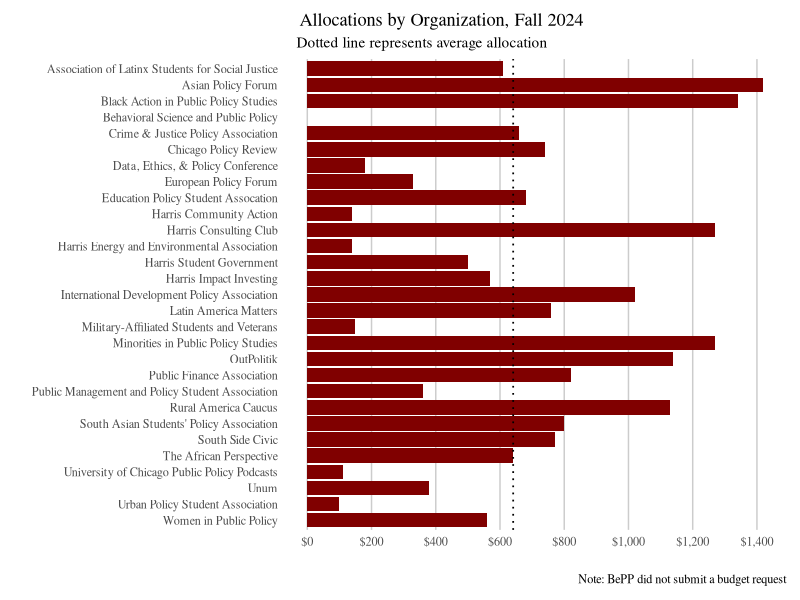
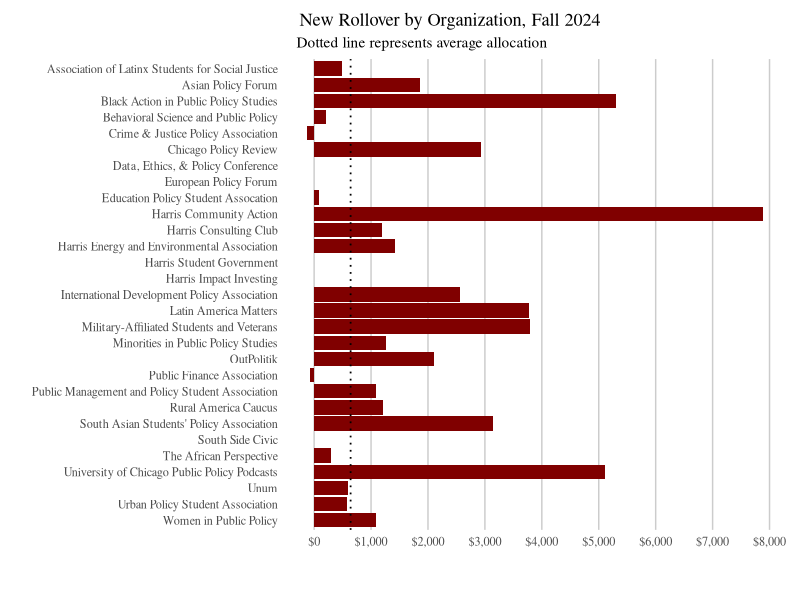
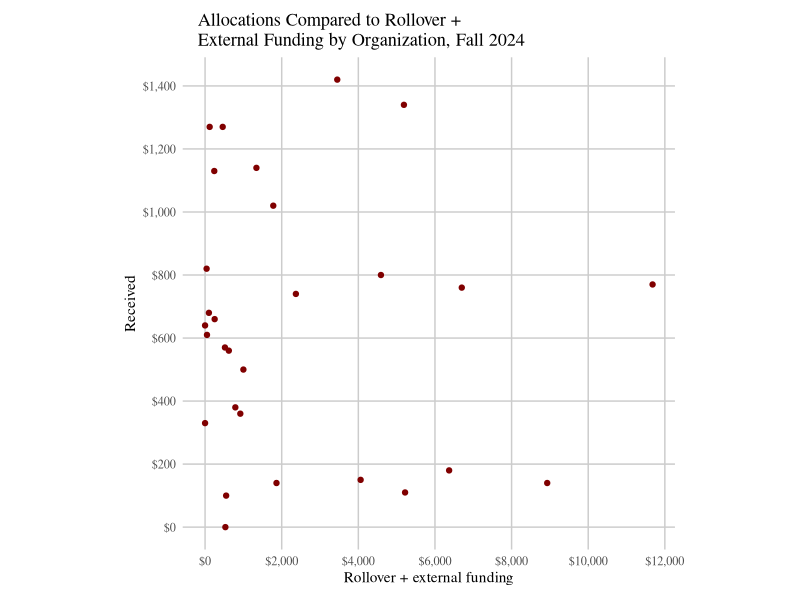
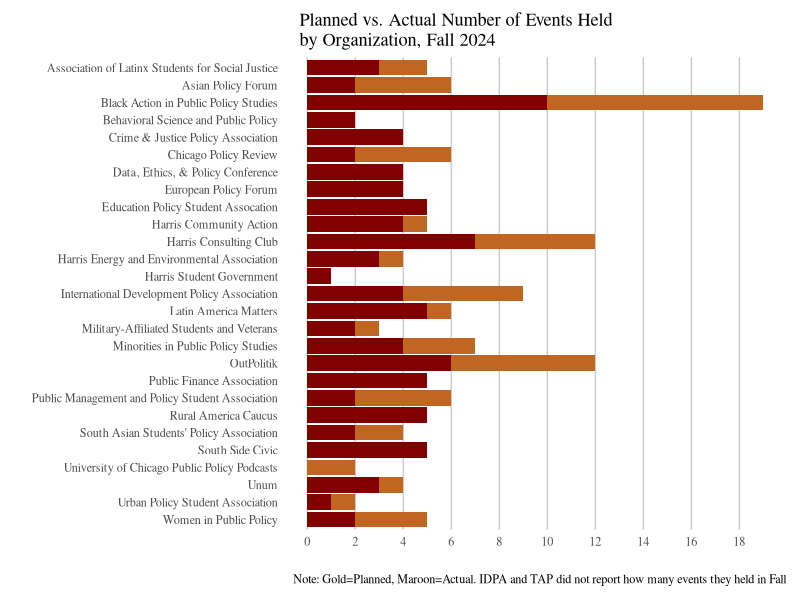
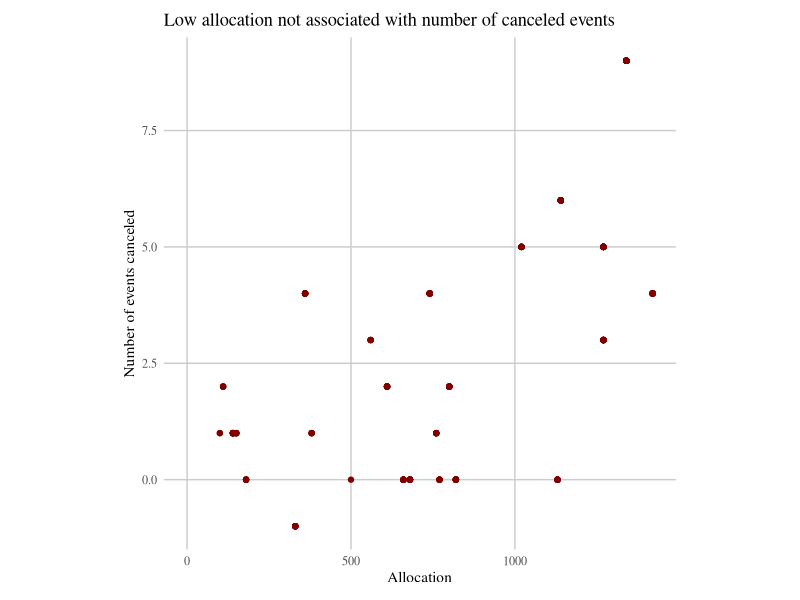
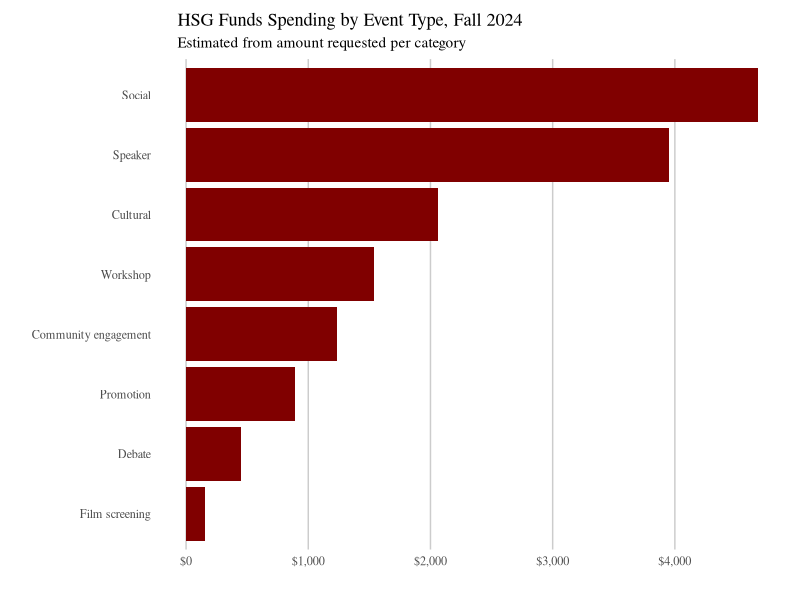
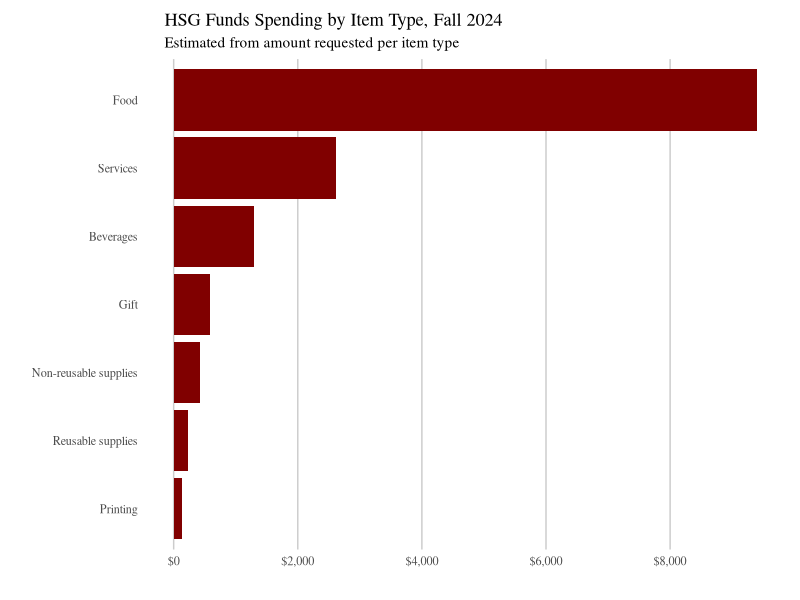

Here is the R script that generated these plots, in order:
## ---- chunk 1
knitr::opts_chunk$set(echo = F, warning = F,message = F)
library(tidyverse)
## ---- chunk 2
df = read.csv("2024.csv")
hours = read.csv("hours.csv")

df <- df %>%
  group_by(org) %>%
  mutate(
    totalrequested=sum(amount),
    org=str_wrap(org,60)
  ) %>%
  ungroup() %>%
  mutate(
    org=factor(org,levels=rev(unique(org)),ordered=T)
  )

barstyle <- function(p,dist=200,dollars=T) {
  p <- p  +
    xlab("") +
    ylab("") +
    coord_flip() +
    theme_classic(base_family = "serif") +
    theme(
      axis.line.y=element_blank(),
      axis.ticks.y=element_blank(),
      axis.line.x=element_blank(),
      axis.ticks.x=element_blank(),
      panel.grid.major.x=element_line(color="gray80"),
      plot.margin=unit(c(10,10,10,10), "pt")
    )
  
  if (dollars) {
    p <- p +
    scale_y_continuous(
      breaks = seq(0,50000,by=dist),
      labels = scales::dollar_format()
    )
  }

  return(p)
}


pointstyle <- function(p,dist=200,dollars=T) {
  p <- p  +
    theme_classic(base_family = "serif") +
    theme(
      axis.line.y=element_blank(),
      axis.ticks.y=element_blank(),
      axis.line.x=element_blank(),
      axis.ticks.x=element_blank(),
      panel.grid.major.x=element_line(color="gray80"),
      panel.grid.major.y=element_line(color="gray80"),
      plot.margin=unit(c(10,10,10,10), "pt"),
      aspect.ratio=1
    )
  
  if (dollars) {
    p <- p +
    scale_x_continuous(
      breaks = seq(0,50000,by=dist),
      labels = scales::dollar_format()
    ) +
    scale_y_continuous(
      breaks = seq(0,50000,by=200),
      labels = scales::dollar_format()
    )
  }

  return(p)
}
## ---- chunk 3
p <- df %>%
  group_by(org) %>%
  summarize(total=mean(totalreceived)) %>%
  ggplot(aes(org,total)) +
  geom_bar(stat="identity",show.legend=F,fill="#800000") +
  labs(
    title="   Allocations by Organization, Fall 2024",
    subtitle="   Dotted line represents average allocation",
    caption="Note: BePP did not submit a budget request"
  ) +
  geom_hline(
    yintercept=mean(summarize(group_by(df,org),m=mean(totalreceived,na.rm=T))[["m"]],na.rm=T),
    linetype="dotted",
    size=.6
  )

barstyle(p)
## ---- chunk 4
p <- df %>%
  group_by(org) %>%
  summarize(leftover=mean(totalreceived,na.rm=T) + mean(externalreceived,na.rm=T) + mean(totalrollover,na.rm=T) - mean(actual,na.rm=T)) %>%
  ggplot(aes(org,leftover)) +
  geom_bar(stat="identity",show.legend=F,fill="#800000") +
  labs(
    title="   New Rollover by Organization, Fall 2024",
    subtitle="   Dotted line represents average allocation",
    caption=""
  ) +
  geom_hline(
    yintercept=mean(summarize(group_by(df,org),m=mean(totalreceived,na.rm=T))[["m"]],na.rm=T),
    linetype="dotted",
    size=.6
  )

barstyle(p,dist=1000)
## ---- chunk 5
rollover <- df %>%
  group_by(org) %>%
  summarize(rollover=mean(totalrollover+externalreceived),
            received=mean(totalreceived))

p <- rollover %>%
  ggplot(aes(rollover,received)) +
  geom_point(color="#800000") +
  labs(
    title="   Allocations Compared to Rollover +\n   External Funding by Organization, Fall 2024"
    # subtitle="   Points represent rollover/external amount"
  ) +
  xlab("Rollover + external funding") +
  ylab("Received") 
  # geom_smooth(method="lm")

# not significant
# lm(received~rollover, rollover) %>% summary()

pointstyle(p,dist=2000)
## ---- chunk 6
p <- df %>%
  group_by(org) %>%
  summarize(total=mean(eventsactual),
            planned=mean(events.planned)) %>%
  filter(!is.na(total)) %>%
  ggplot() +
  geom_bar(
    aes(org,planned,fill=Category),
    stat="identity",
    fill="#C16622"
  ) +
  geom_bar(
    aes(org,total,fill=Category),
    stat="identity",
    fill="#800000"
  ) +
  labs(
    title="   Planned vs. Actual Number of Events Held\n   by Organization, Fall 2024",
    caption="   Note: Gold=Planned, Maroon=Actual. IDPA and TAP did not report how many events they held in Fall"
  )

barstyle(p,dollars=F) +
  scale_y_continuous(breaks=seq(0,20,2))
## ---- chunk 7
# is receiving a low amount of funding correlated with hosting less events than planned?
df$devents <- df$events.planned-df$eventsactual
lm(totalreceived~devents,df) %>% summary()

p <- df %>%
  ggplot(aes(totalreceived,devents)) +
  geom_point(color="#800000") +
  xlab("Allocation") +
  ylab("Number of events canceled") +
  labs(title="Low allocation not associated with number of canceled events")

pointstyle(p,dollars=F)
## ---- chunk 8
# if we don't know how much they spent, assume received plus some rollover
df[is.na(df$actual),"actual"] <- df[is.na(df$actual),"totalreceived"] + df[is.na(df$actual),"externalreceived"] + round(df[is.na(df$actual),"totalrollover"] * .2)
## ---- chunk 9
# recalculate total requested for only those events held
df <- df %>%
  filter(actual!=0) %>%
  group_by(org) %>%
  mutate(totalrequested=sum(amount,na.rm=T))

# cap actual spent by amount we granted
df <- mutate(df,actualhsg=min(totalreceived,actual))
## ---- chunk 10
p <- df %>%
  group_by(org,category) %>%
  summarize(
    # we are missing detailed information for actual spending, so impute:
    # scale the amount requested by actual spending
    adjusted=sum(amount,na.rm=T)/mean(totalrequested,na.rm=T)*mean(actualhsg,na.rm=T)
  ) %>%
  group_by(category) %>%
  summarize(adjusted=round(sum(adjusted,na.rm=T))) %>%
  filter(!is.na(adjusted),category!="") %>%
  mutate(
    category=fct_reorder(str_to_sentence(category), adjusted)
  ) %>%
  ggplot(aes(category,adjusted)) +
  geom_bar(stat="identity",show.legend=F,fill="#800000") +
  labs(title="    HSG Funds Spending by Event Type, Fall 2024",
       subtitle="     Estimated from amount requested per category")

barstyle(p,dist=1000)
## ---- chunk 11
p <- df %>%
  group_by(org,type) %>%
  summarize(
    # scale the amount requested by 
    adjusted=sum(amount,na.rm=T)/mean(totalrequested,na.rm=T)*mean(actualhsg,na.rm=T)
  ) %>%
  group_by(type) %>%
  summarize(adjusted=round(sum(adjusted,na.rm=T))) %>%
  filter(!is.na(adjusted),type!="") %>%
  mutate(
    type=fct_reorder(str_to_sentence(type), adjusted)
  ) %>%
  ggplot(aes(type,adjusted)) +
  geom_bar(stat="identity",show.legend=F,fill="#800000") +
  labs(title="    HSG Funds Spending by Item Type, Fall 2024",
       subtitle="     Estimated from amount requested per item type")

barstyle(p,dist=2000)
## ---- chunk 12
uniques <- distinct(df,actual,externalreceived,totalreceived,totalrollover,eventsactual,events.planned,attendactual,totalrequested)

lm(totalreceived~events.planned+totalrollover+externalreceived,uniques) %>% summary()
